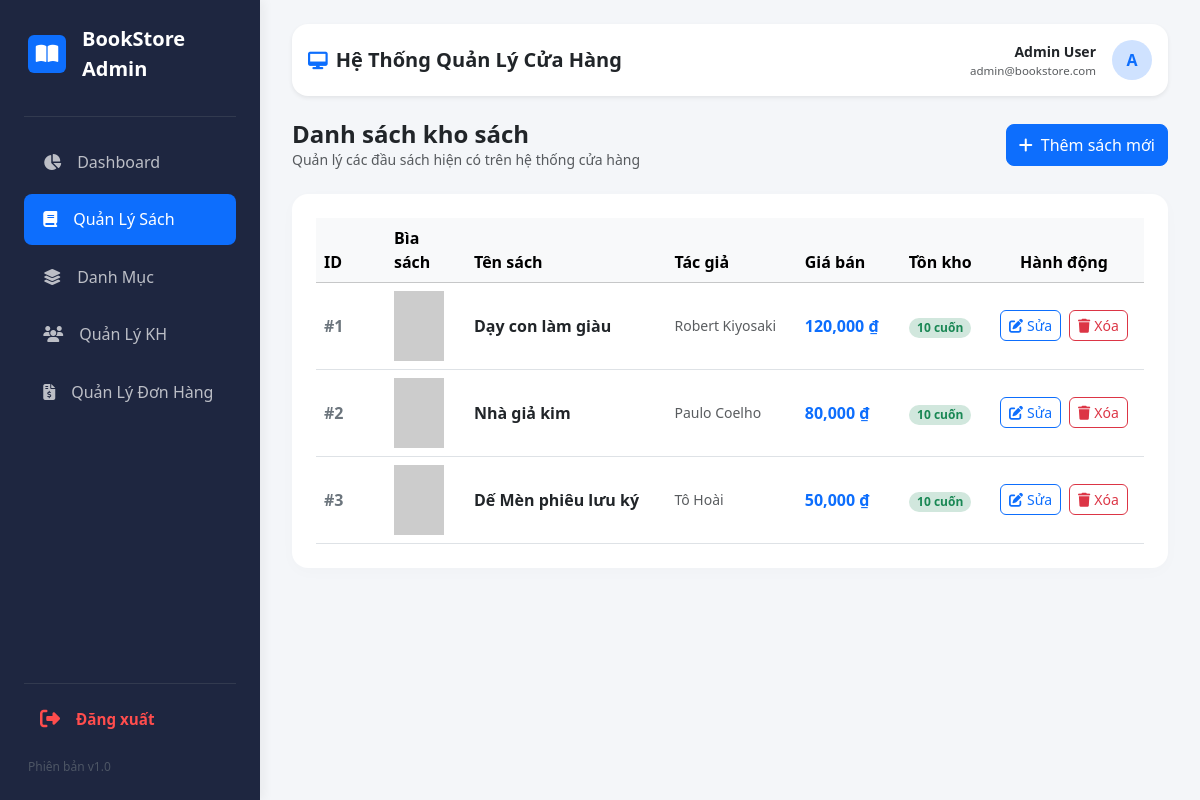
/admin/index.php?page=book-list (signed in), run on the app's committed database.
### tables this page shows
CREATE TABLE `books` (
  `id` int(11) NOT NULL,
  `title` varchar(200) NOT NULL,
  `author` varchar(100) DEFAULT NULL,
  `price` decimal(10,2) NOT NULL,
  `description` text DEFAULT NULL,
  `image` varchar(255) DEFAULT NULL,
  `category_id` int(11) DEFAULT NULL,
  `stock_quantity` int(11) NOT NULL DEFAULT 10,
  `created_at` timestamp NOT NULL DEFAULT current_timestamp()
);

### admin/view/book-list.php (the view)
<?php
$books = [];
if (isset($pdo)) {
    try {
        $books = $pdo->query("SELECT * FROM books ORDER BY id DESC")->fetchAll(PDO::FETCH_ASSOC);
    } catch (Exception $e) {
        echo "<div class='alert alert-danger'>Lỗi lấy danh sách sách: " . $e->getMessage() . "</div>";
    }
}
?>
<div class="d-flex justify-content-between align-items-center mb-4">
    <div>
        <h4 class="fw-bold m-0 text-dark">Danh sách kho sách</h4>
        <p class="text-muted small m-0">Quản lý các đầu sách hiện có trên hệ thống cửa hàng</p>
    </div>
    <a href="index.php?page=book-add" class="btn btn-primary rounded-3 px-3.5 py-2 small">
        <i class="fa-solid fa-plus me-2"></i>Thêm sách mới
    </a>
</div>
<div class="card panel-box">
    <div class="table-responsive">
        <table class="table align-middle m-0 table-hover">
            <thead class="table-light">
                <tr>
                    <th style="width: 70px;">ID</th>
                    <th style="width: 80px;">Bìa sách</th>
                    <th>Tên sách</th>
                    <th>Tác giả</th>
                    <th>Giá bán</th>
                    <th class="text-center">Tồn kho</th>
                    <th style="width: 160px; text-align: center;">Hành động</th>
                </tr>
            </thead>
            <tbody>
                <?php if (empty($books)): ?>
                    <tr><td colspan="7" class="text-center text-muted py-4">Kho hàng trống rỗng. Hãy thêm sách mới!</td></tr>
                <?php else: ?>
                    <?php
                    $stt = 1;
                    foreach ($books as $b):
                    ?>
                    <tr>
                        <td class="fw-bold text-secondary">#<?= $stt++ ?></td>
                        <td>
                            <?php
                            $image_path = !empty($b['image']) ? $b['image'] : 'https://placehold.co/50x70?text=No+Img';
                            $img_src = (strpos($image_path, 'http') === 0) ? $image_path : '../public/images/' . $image_path;
                            ?>
                            <img src="<?php echo $img_src; ?>" alt="Bìa sách" style="width: 50px; height: 70px; object-fit: cover;">
                        </td>
                        <td><div class="fw-bold text-dark"><?= htmlspecialchars($b['title']) ?></div></td>
                        <td class="text-muted small"><?= htmlspecialchars($b['author']) ?></td>
                        <td class="fw-semibold text-primary"><?= number_format($b['price']) ?> ₫</td>
                        <td class="text-center">
                            <?php $stock = (int)($b['stock_quantity'] ?? 0); ?>
                            <span class="badge rounded-pill <?= $stock > 0 ? 'bg-success-subtle text-success' : 'bg-danger-subtle text-danger' ?> px-2 py-1">
                                <?= $stock ?> cuốn
                            </span>
                        </td>
                        <td>
                            <div class="d-flex justify-content-center gap-2">
                                <a href="index.php?page=book-edit&id=<?= $b['id'] ?>" class="btn btn-sm btn-outline-primary rounded-2 px-2.5">
                                    <i class="fa-solid fa-pen-to-square me-1"></i>Sửa
                                </a>
                                <a href="modules/book/delete.php?id=<?= $b['id'] ?>"
                                    class="btn btn-sm btn-outline-danger rounded-2 px-2.5"
                                    onclick="return confirm('Bạn có chắc chắn muốn xóa cuốn sách này không? Hành động này không thể hoàn tác!');">
                                    <i class="fa-solid fa-trash me-1"></i>Xóa
                                </a>
                            </div>
                        </td>
                    </tr>
                    <?php endforeach; ?>
                <?php endif; ?>
            </tbody>
        </table>
    </div>
</div>

### admin/index.php (style rules this page uses)
:root { --sb-bg: #1e2640; --sb-hover: #2d3758; --body-bg: #f4f6f9; }
body { background-color: var(--body-bg); font-family: 'Segoe UI', system-ui, sans-serif; margin: 0; overflow-x: hidden; }
.panel-box { border: none; border-radius: 1rem; box-shadow: 0 4px 16px rgba(0,0,0,0.02); background: #fff; padding: 1.5rem; }

### data on the page
books: title "Dạy con làm giàu", author "Robert Kiyosaki", price "120,000", stock_quantity "10"
books: title "Nhà giả kim", author "Paulo Coelho", price "80,000", stock_quantity "10"
books: title "Dế Mèn phiêu lưu ký", author "Tô Hoài", price "50,000", stock_quantity "10"

### other printed values
$admin_fullname "Admin User"
$admin_email "admin@bookstore.com"
$avatar_letter "A"
